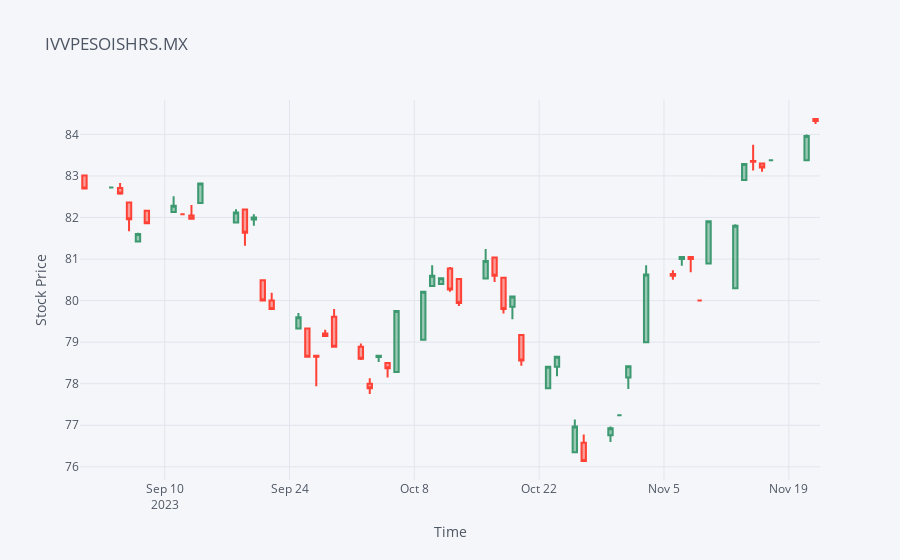

Here is the notebook cell this chart was saved with:
### Code cell
# adding more technical stuff
ivvpesoishrs.loc["09-2023":].iplot(kind= "candle", 
                                  colorscale= "pubugn", 
                                  title= "IVVPESOISHRS.MX", 
                                  xTitle= "Time", 
                                  yTitle= "Stock Price")
